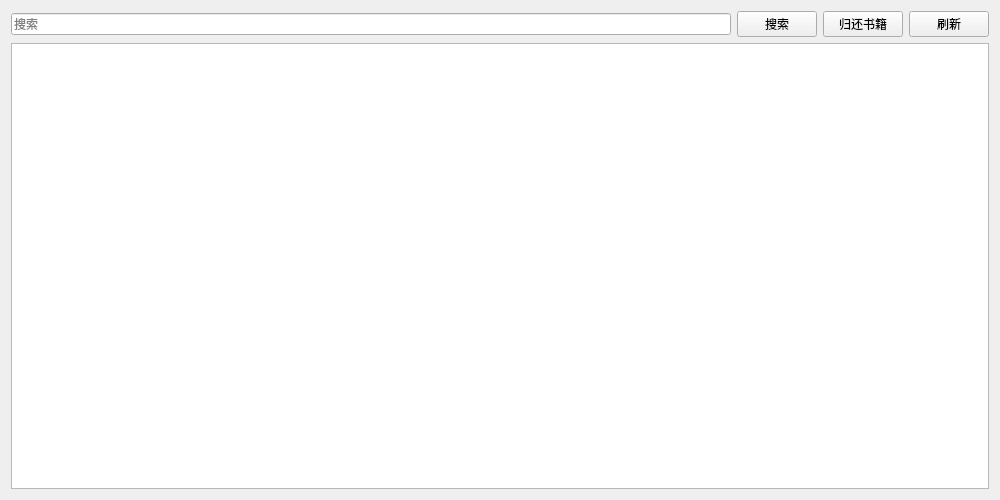
<?xml version="1.0" encoding="UTF-8"?>
<ui version="4.0">
 <class>borMane</class>
 <widget class="QWidget" name="borMane">
  <property name="geometry">
   <rect>
    <x>0</x>
    <y>0</y>
    <width>1000</width>
    <height>500</height>
   </rect>
  </property>
  <property name="windowTitle">
   <string>Form</string>
  </property>
  <property name="windowIcon">
   <iconset resource="src.qrc">
    <normaloff>:/sy.jpg</normaloff>:/sy.jpg</iconset>
  </property>
  <layout class="QGridLayout" name="gridLayout">
   <item row="0" column="0">
    <layout class="QHBoxLayout" name="horizontalLayout">
     <item>
      <widget class="QLineEdit" name="searchEdit">
       <property name="placeholderText">
        <string>搜索</string>
       </property>
      </widget>
     </item>
     <item>
      <widget class="QPushButton" name="findBut">
       <property name="text">
        <string>搜索</string>
       </property>
      </widget>
     </item>
     <item>
      <widget class="QPushButton" name="delBut">
       <property name="text">
        <string>归还书籍</string>
       </property>
      </widget>
     </item>
    </layout>
   </item>
   <item row="0" column="1">
    <widget class="QPushButton" name="rueBut">
     <property name="text">
      <string>刷新</string>
     </property>
    </widget>
   </item>
   <item row="1" column="0" colspan="2">
    <widget class="QTableView" name="tableView">
     <property name="sizePolicy">
      <sizepolicy hsizetype="Preferred" vsizetype="Preferred">
       <horstretch>0</horstretch>
       <verstretch>0</verstretch>
      </sizepolicy>
     </property>
    </widget>
   </item>
  </layout>
 </widget>
 <resources>
  <include location="src.qrc"/>
 </resources>
 <connections/>
</ui>
